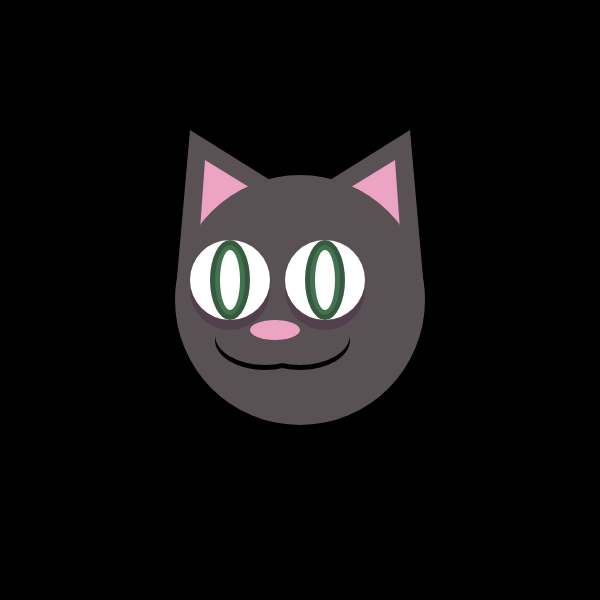
Frame 1 (no input)
Frame 60 (no input): identical to frame 1, image omitted
Frame 120 (the mouse pressed at the canvas centre since frame 60): identical to frame 1, image omitted

The p5.js sketch that drew this single still picture (run headless with seeded random() and noise() and a simulated clock; from frame 60 on, the mouse is pressed at the canvas centre):

// p5.js sketch
// ── sketch.js

function setup() {
  createCanvas(600,600);
  background(20);
  fill(255);
  background(127);
  noStroke();
  for (let i=0; i < height; i+=20) {
    fill(20,255,0);
    rect(0, i, width, 10);
    fill(255);
    rect(i, 0, 10, height);
  }
}

function draw() {
noStroke();

let ofx=width/2;
let ofy=height/2;
let objscale;

if (width <= height) 
{
objscale = ofx;
}
else 
{
objscale = ofy;
}

if(width > 600 && height > 600)
{
  scale(.5);
}

noStroke();
background(0);
fill(90,81,84);
//   triangle(175,300,190,130,270,180);
//   triangle(425,300,390,130,330,180);

triangle(ofx-125, ofy, ofx-110, ofy-170, ofx-30, ofy-120)
triangle(ofx+125, ofy, ofx+110, ofy-170, ofx+30, ofy-120)

fill(237,163,196);
//   triangle(195,300,205,160,270,200);
//   triangle(405,300,380,150,330,200);

triangle(ofx-105,ofy,ofx-95,ofy-140,ofx-30,ofy-100);
triangle(ofx+105,ofy,ofx+95,ofy-140,ofx+30,ofy-100);

fill(90,81,84);
  circle(ofx,ofy,250); //head
rectMode(CENTER);
fill(237,163,196);
fill(0);
  ellipse(ofx-35,ofy+40,100,60); //mouth
  ellipse(ofx,ofy+40,100,60); //mouth
fill(90,81,84);
  ellipse(ofx-35,ofy+35,100,60); //mouth
  ellipse(ofx,ofy+35,100,60); //mouth
fill(84,64,77);
  circle(ofx-70,ofy-10,80);
  circle(ofx+25,ofy-10,80); //eyebags
fill(255);
 // circle(230,280,80);
  circle(ofx-70,ofy-20,80); //eyes
 // circle(325,280,80); //eyes
 circle(ofx+25,ofy-20,80);
fill(54,89,63);
  ellipse(ofx-70,ofy-20,40,80);
  ellipse(ofx+25,ofy-20,40,80); //dark iris
fill(66,115,79);
  ellipse(ofx-70,ofy-20,30,70);
  ellipse(ofx+25,ofy-20,30,70); //dark iris
fill(255);
  //ellipse(230,280,20,60);
  //ellipse(325,280,20,60); //white of eyes
  ellipse(ofx-70,ofy-20,20,60);
  ellipse(ofx+25,ofy-20,20,60); //white of eyes

fill(237,163,196);
//ellipse(275,330,50,20); //nose
ellipse(ofx-25,ofy+30,50,20); //nose
//fill(255);
//circle(175,300,2)
//circle(190,130,2)
//circle(270,180,2)

//circle(425,300,2)
//circle(390,130,2)
//circle(330,180,2)

//circle(195,300,2)
//circle(205,160,2)
//circle(270,200,2)

//circle(405,300,2)
//circle(375,160,2)
//circle(330,200,2)
}
